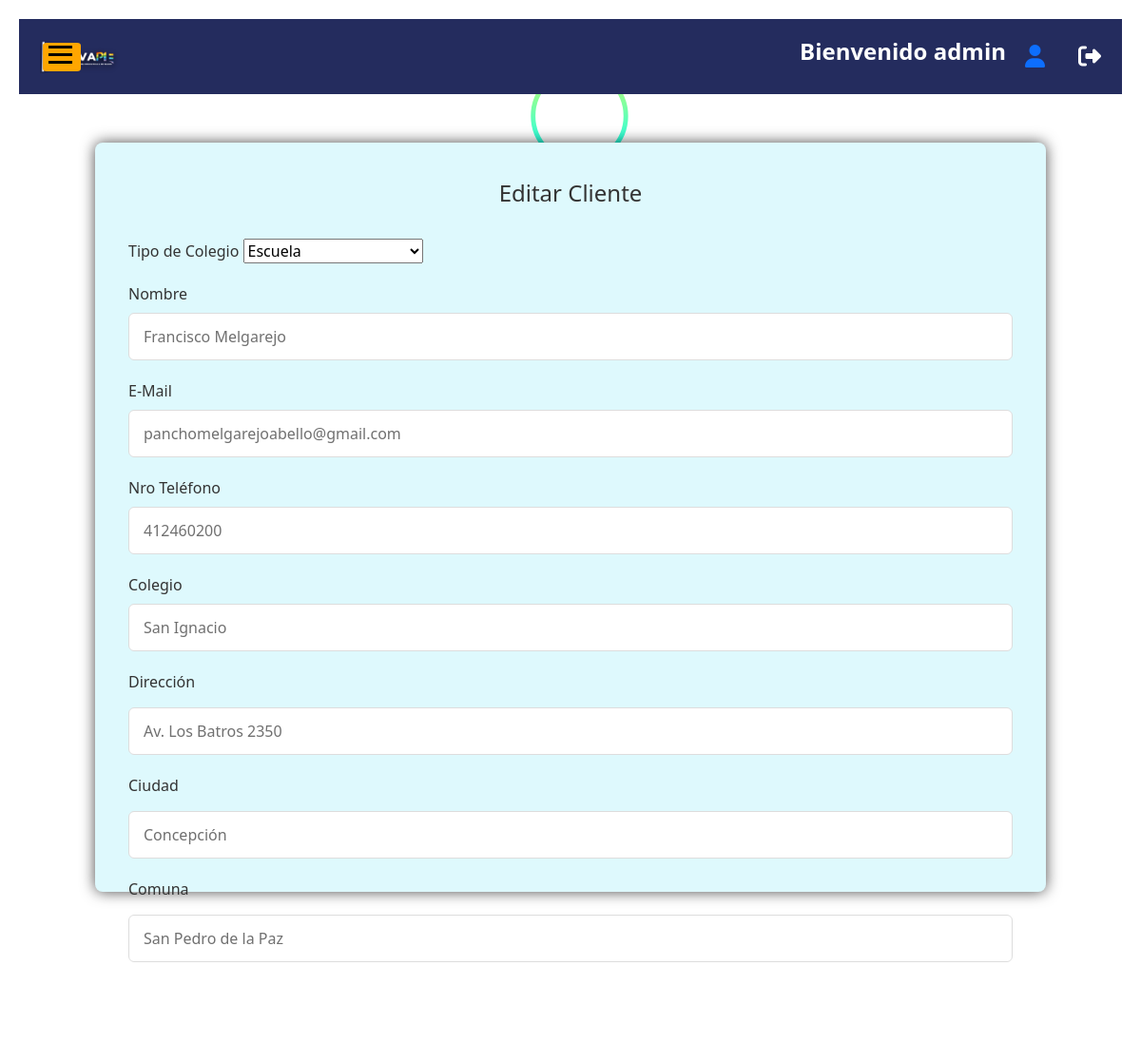
Screenshot of /cliente/editarcliente/1/ (signed in) with the database file from the repository.
### index/models.py (models this page shows, shortened)
class Cliente(models.Model):
    nombre = models.CharField(max_length=100)
    correo = models.EmailField()
    telefono = models.IntegerField()
    colegio = models.CharField(max_length=200)
    direccion = models.CharField(max_length=200)
    ciudad = models.CharField(max_length=200)
    comuna = models.CharField(max_length=200)
    tipo_colegio = models.CharField(max_length=200, null=True)
    cont_cotizacion = models.IntegerField(default=0)
    cont_ventaA = models.IntegerField(default=0)
    cont_ventaC = models.IntegerField(default=0)

### cliente/views.py (the view, shortened to what this page needs)
# urls.py: path('editarcliente/<id>/', views.editarcliente, name='editar_cliente'),
@login_required
@user_passes_test(lambda u: u.groups.filter(name='Administrador').exists())
def editarcliente(request, id):
    cliente = get_object_or_404(Cliente, id=id)
    data = {'form': ClienteForm(instance=cliente)}
    return render(request, 'cliente/editarcliente.html', data)

### index/forms.py
class ClienteForm(ModelForm):
    tipo_colegio = forms.ChoiceField(choices=(('', 'Selecciona una opción'), ('Escuela', 'Escuela'), ('Liceo', 'Liceo'), ('Jardin', 'Jardín')))
    class Meta:
        model = Cliente
        fields = ('tipo_colegio', 'nombre', 'correo', 'telefono', 'colegio', 'direccion', 'ciudad', 'comuna')

### cliente/templates/cliente/editarcliente.html (shortened to what this page needs)
{% extends "index/base.html" %}
{% load static %}
{% block content %}
<head>
    <link href="{% static 'index/css/stylesregcliente.css' %}" rel="stylesheet">
</head>
    <body>
        <div class="contenidoreg">
        <section class="containeres">
            <header>Editar Cliente</header>
            <form action="" method="POST" class="form">
              <div class="input-box">
                  <label>Tipo de Colegio</label>
                  {{ form.tipo_colegio }}
              </div>
              <div class="input-box">
                <label>Nombre</label>
                {{ form.nombre }}
              </div>
              <div class="input-box">
                <label>E-Mail</label>
                {{ form.correo }}
              </div>
              <div class="input-box">
                <label>Nro Teléfono</label>
                {{ form.telefono }}
              </div>
              <div class="input-box">
                <label>Colegio</label>
                {{ form.colegio }}
              </div>
              <div class="input-box address">
                <label>Dirección</label>
                {{ form.direccion }}
              </div>
              <div class="input-box address">
                <label>Ciudad</label>
                {{ form.ciudad }}
              </div>
              <div class="input-box address">
                <label>Comuna</label>
                {{ form.comuna }}
              </div>
              <button class="botonguardar" type="submit">Guardar</button>
            </form>
        </section>
        </div>
    </body>
{% endblock %}

### index/templates/index/base.html (shortened to what this page needs)
<!DOCTYPE html>
<html>
<head>
    {% load static %}
    <link rel="stylesheet" href="{% static 'index/css/bootstrap.min.css' %}">
    <link href="{% static 'index/css/styles.css' %}" rel="stylesheet">
</head>
<body>
    <div id="content" class="content">
        <header class="header">
            <div class="container">
                <div class="row align-items-center">
                    <div class="col-md-6">
                        <div class="logo">
                            <a title="InnovaPIE" href="{% url 'home' %}">
                                <img src="{% static 'index/img/main_logo.png' %}" alt="InnovaPIE" />
                            </a>
                        </div>
                    </div>
                    <div class="col-md-6">
                        <div class="header-info">
                            <h1 class="title">Bienvenido {{ user.username }}</h1>
                            <div class="user-icon">
                                <a href="{% url 'perfilusuario' %}" title="Perfil del usuario">
                                    <i class="fas fa-user"></i>
                                </a>
                            </div>
                            <div class="logout-icon">
                                <a href="{% url 'logout' %}" title="Cerrar sesión">
                                    <i class="fas fa-sign-out-alt"></i>
                                </a>
                            </div>
                        </div>
                    </div>
                </div>
            </div>
        </header>
        {% block content %}
        {% endblock %}
    </div>
    <button id="toggle-button" class="toggle-button" onclick="toggleNavbar()">
        <span></span>
        <span></span>
        <span></span>
    </button>
</body>
</html>

### index/static/index/css/styles.css (style rules this page uses)
.header { background-color: #242c5e; padding: 20px 0; }
.logo img { width: 100px; height: auto; }
.title { color: #fff; font-size: 24px; font-weight: bold; margin-bottom: 10px; }
body { overflow-x: hidden; }
.content { padding: 20px; transition: margin-left 0.3s ease; }
.toggle-button { position: fixed; top: 45px; left: 45px; z-index: 200; width: 40px; height: 30px; background-color: rgb(255, 166, 0);; border: none; border-radius: 10%; cursor: pointer; }
.toggle-button span { display: block; width: 25px; height: 3px; background-color: #000000; margin-bottom: 5px; transition: background-color 0.3s ease; }
.logout-icon { margin-left: 15px; font-size: 24px; }
.logout-icon a { color: #fff; }

### index/static/index/css/stylesregcliente.css (style rules this page uses)
body { background-color: linear-gradient(to right, #ffffff, #aaabb1 ,#b6b7c4); background-attachment: fixed; background-size: cover; padding-bottom: 50px; }
.contenidoreg { display: flex; justify-content: center; align-items: center; height: 100vh; padding-top: 50px; }
.containeres { position: relative; max-width: 1000px; width: 100%; height: 105%; background: #def9fd; padding: 35px; border-radius: 8px; box-shadow: 0 0 15px rgba(0, 0, 0, 0.7); margin-top: 40px; }
.containeres header { font-size: 1.5rem; color: #333; font-weight: 500; text-align: center; }
.containeres .form { margin-top: 30px; }
.form .input-box { width: 100%; margin-top: 20px; }
.input-box label { color: #333; }
.form :where(.input-box input, .select-box) { position: relative; height: 50px; width: 100%; outline: none; font-size: 1rem; color: #707070; margin-top: 8px; border: 1px solid #ddd; border-radius: 6px; padding: 0 15px; }
.address :where(input, .select-box) { margin-top: 15px; }
.form button { height: 55px; width: 100%; color: #ffffff; font-size: 1rem; font-weight: 400; margin-top: 30px; border: none; cursor: pointer; transition: all 0.2s ease; background: rgb(0, 195, 255); border-radius: 3%; background-color: #242c5e; }

### index/templates/index/base.html (style rules this page uses)
.header-info { display: flex; align-items: center; justify-content: flex-end; gap: 20px; }
.user-icon { font-size: 24px; }

### rows the page displays
Cliente: tipo_colegio "Escuela", nombre "Francisco Melgarejo", correo "panchomelgarejoabello@gmail.com", telefono "412460200", colegio "San Ignacio", direccion "Av. Los Batros 2350", ciudad "Concepción", comuna "San Pedro de la Paz"

### other values shown
{{ user.username }} "admin"
